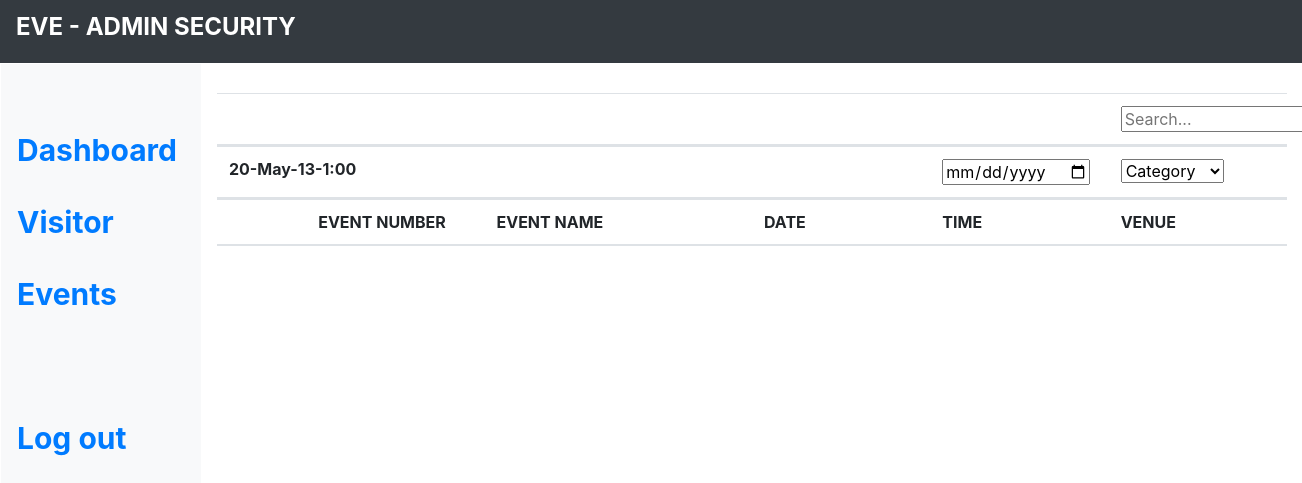
The page /devnet-0.1/admin-login/admin-events.php on the database as committed earlier.
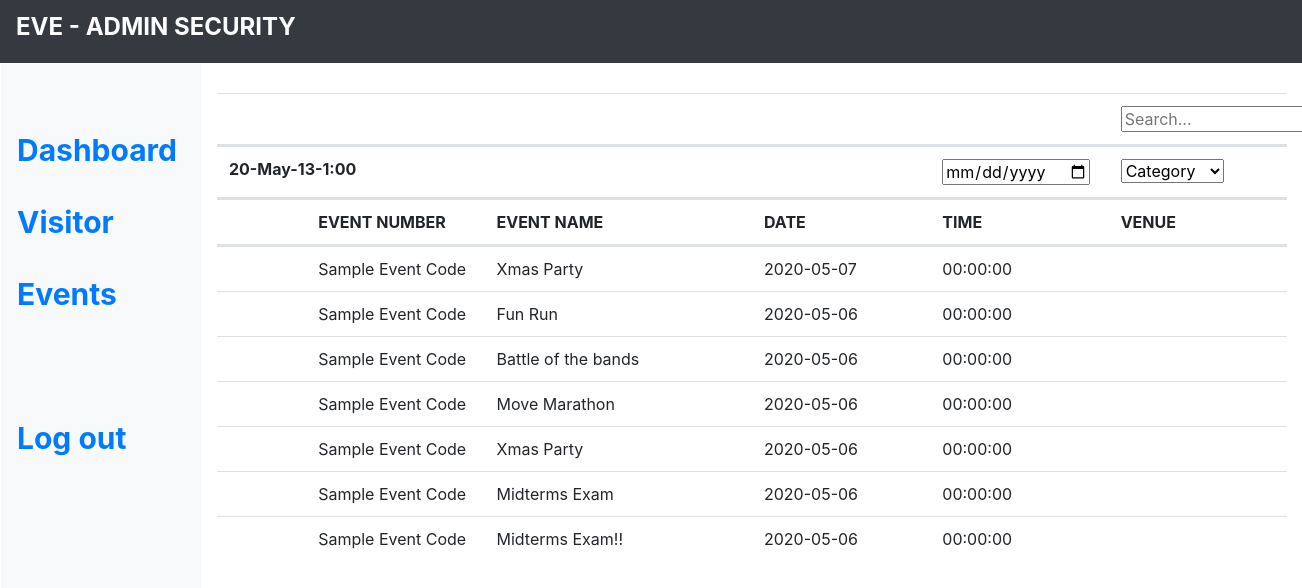
The same page on the database as committed later.
### tables this page shows
CREATE TABLE `event_list` (
  `eventCode` varchar(6) NOT NULL,
  `eventTitle` varchar(50) NOT NULL,
  `eventCreator` varchar(50) NOT NULL,
  `eventcategory` varchar(25) NOT NULL,
  `eventaudience` varchar(25) NOT NULL,
  `date` date NOT NULL,
  `startAt` time NOT NULL,
  `endat` time NOT NULL,
  `venue` varchar(25) NOT NULL
);

### devnet-0.1/admin-login/admin-events.php (the view, shortened to what this page needs)
<html lang="en">
  <head>
    <link rel="stylesheet" href="https://maxcdn.bootstrapcdn.com/bootstrap/4.0.0-beta.2/css/bootstrap.min.css"
>
    <link rel="stylesheet" href="/admin-css/admin-stylesheet.css">
  </head>
  <body>
    <nav class="navbar navbar-dark bg-dark">
      <a class="navbar-brand float-right" href="#"><h4><b>EVE - ADMIN SECURITY</b></h4></a>
    </nav>
    <table style="height:100%; width: 100%">
      <tr>
        <td style="width:10%;">
          <nav class=" d-none d-md-block bg-light sidebar float-left" style="height: 100%; margin-left: 0; width: 200px;">
                <div class="sidebar-sticky">
                  <ul class="nav flex-column">
                    <br><br>
                    <li class="nav-item">
                      <a class="nav-link active" href="admin.php">
                       <div class="sidebar-items"> <b>Dashboard</b></div>
                      </a>
                    </li>
                    <li class="nav-item">
                      <a class="nav-link active" href="admin-visitor.php">
                       <div class="sidebar-items"> <b>Visitor</b></div>
                      </a>
                    </li>
                    <li class="nav-item">
                      <a class="nav-link active" href="#">
                       <div class="sidebar-items"> <b>Events</b></div>
                      </a>
                    </li>
                  </ul>
                  <a class="nav-link active" href="..\index.php">
                   <div class="sidebar-items"> <br><br><b>Log out</b></div>
                  </a>
                </div>
              </nav>
        </td>
        <td style="padding: 30px; vertical-align: top">
          <form action="process-order.php" method="post">
            <table class="table">
              <thead>
                <tr class="row">
                  <th class="col-10"></th>
                  <th class="col-2"><input type='text' placeholder='Search...'></th>
                </tr>
                <tr class="row">
                  <th class="col-8"><?php echo date('W-M-d-g:i') ?></th>
                  <th class="col-2"><input type='date' placeholder='Search...'></th>
                  <th class="col-2">
                    <select placeholder='Category'>
                      <option>Category</option>
                    </select>
                  </th>
                </tr>
                <tr class="row">
                  <th class='col-1'></th>
                  <th class="col-2">EVENT NUMBER</th>
                  <th class="col-3">EVENT NAME</th>
                  <th class="col-2">DATE</th>
                  <th class="col-2">TIME</th>
                  <th class="col-2">VENUE</th>
                </tr>
              </thead>
              <tbody>
                <tr class="row" style="height:100%;">
                  <?php
                      include_once "..\process\connection.php";
                      $sqlStmnt = "SELECT * FROM `event_list` ORDER BY `date` DESC";
                      $resultSet2 = mysqli_query($conn,$sqlStmnt);
                      while($result2 = mysqli_fetch_array($resultSet2))
                      {
                          echo  '<th class="col-1"></th>'.
                                '<td class="col-2">'.'Sample Event Code'.'</td>
                                <td class="col-3">'.$result2['eventTitle'].'</td>
                                <td class="col-2">'.$result2['date'].'</td>
                                <td class="col-2">'.$result2['startAt'].'</td>
                                <td class="col-2">'.$result2['venue'].'</td>';
                      }
                   ?>
                </tr>
              </tbody>
            </table>
          </form>
        </td>
      </tr>
    </table>
  </body>
</html>

Rows that differ between the two databases and show on the page:
added event_list: eventTitle "Xmas Party", date "2020-05-07", startAt "00:00:00"
added event_list: eventTitle "Fun Run", date "2020-05-06", startAt "00:00:00"
added event_list: eventTitle "Battle of the bands", date "2020-05-06", startAt "00:00:00"
added event_list: eventTitle "Move Marathon", date "2020-05-06", startAt "00:00:00"
added event_list: eventTitle "Xmas Party", date "2020-05-06", startAt "00:00:00"
added event_list: eventTitle "Midterms Exam", date "2020-05-06", startAt "00:00:00"
added event_list: eventTitle "Midterms Exam!!", date "2020-05-06", startAt "00:00:00"
